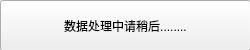
<?xml version="1.0" encoding="UTF-8"?>
<ui version="4.0">
 <class>Form</class>
 <widget class="QWidget" name="Form">
  <property name="geometry">
   <rect>
    <x>0</x>
    <y>0</y>
    <width>250</width>
    <height>50</height>
   </rect>
  </property>
  <property name="windowTitle">
   <string>载入中......</string>
  </property>
  <widget class="QPushButton" name="pushButton">
   <property name="geometry">
    <rect>
     <x>0</x>
     <y>0</y>
     <width>251</width>
     <height>51</height>
    </rect>
   </property>
   <property name="text">
    <string>数据处理中请稍后........</string>
   </property>
  </widget>
 </widget>
 <resources/>
 <connections/>
</ui>
